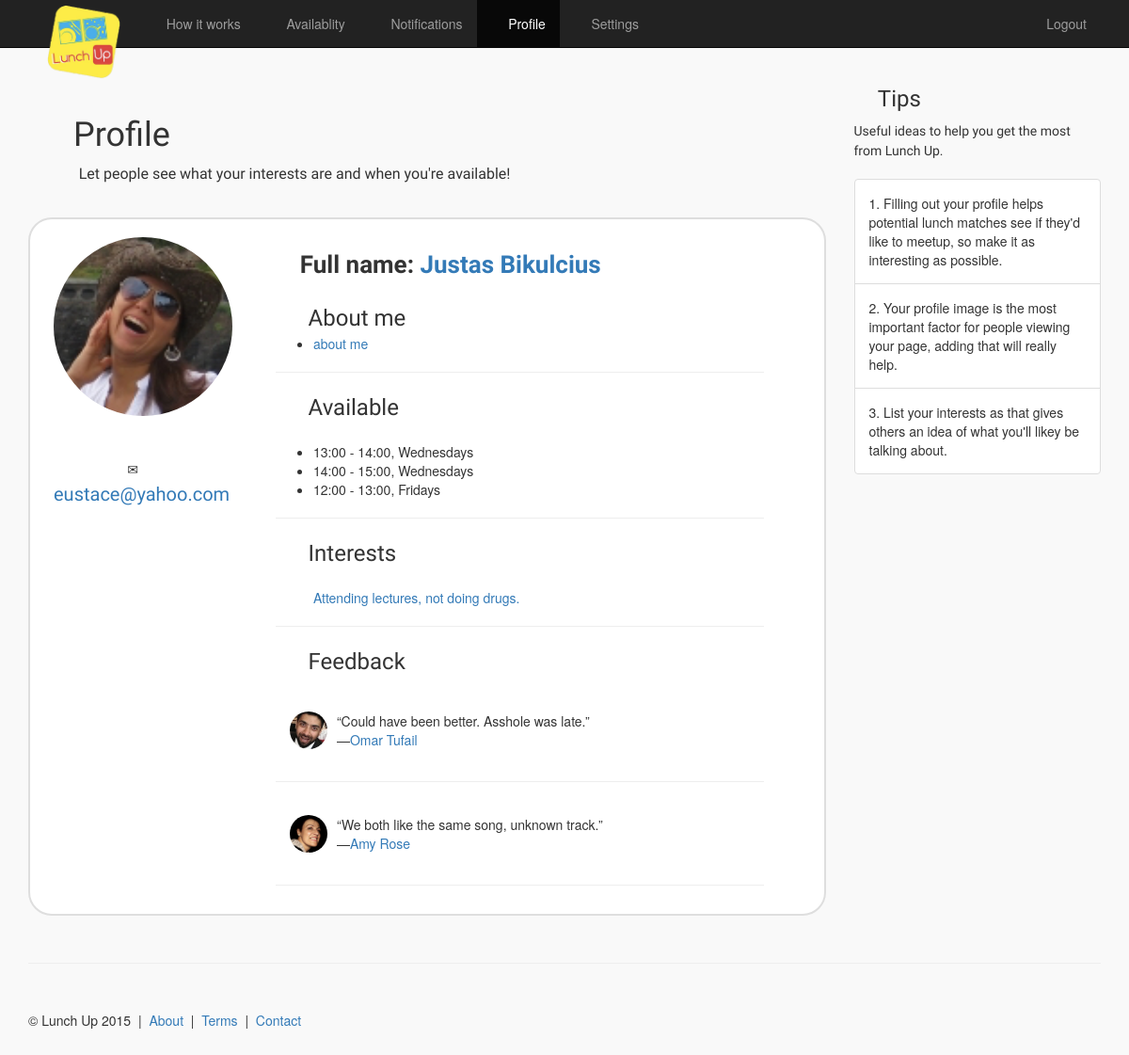
Page /profile/ (signed in) on the committed database.
### main/models.py (models this page shows)
class UserProfile(models.Model):
    user = models.OneToOneField(User)
    fullName = models.CharField(max_length=64)
    publicEmail = models.EmailField()
    availability = models.ManyToManyField(TimeInterval)
    interests = models.CharField(max_length=250)
    university = models.ForeignKey(University, blank=True, null=True)
    about = models.TextField(max_length=6000)
    picture = models.ImageField(upload_to='profile_images', blank=True)

class Feedback(models.Model):
    content = models.CharField(max_length=6000)
    recipient = models.ForeignKey(UserProfile, related_name='feedback_recipient')
    author = models.ForeignKey(UserProfile, related_name='feedback_author')
    class Meta:
        verbose_name_plural = "feedback"

### main/views.py (the view, shortened to what this page needs)
# urls.py: url(r'^profile/$', views.profile, name='myprofile'),
@login_required
def profile(request, user_id=None):
    if user_id is not None:
        context_dict = {'user': User.objects.get(id=user_id)}
    else:
        context_dict = {'user': User.objects.get(id=request.user.id)}
    try:
        context_dict['profile'] = UserProfile.objects.get(user=context_dict['user'])
        context_dict['feedback'] = Feedback.objects.filter(recipient=context_dict['profile']).all()
    except:
        context_dict['profile'] = None
    if user_id is None or user_id == request.user.id:
        context_dict['myprofile'] = True
    else:
        context_dict['myprofile'] = None
    return render(request, 'registration/profile.html', context_dict)

### templates/registration/profile.html (shortened to what this page needs)
{% extends "base.html" %}
{% load staticfiles %}
{% block body_block %}
    <div class="row row-offcanvas row-offcanvas-right">
        <div class="col-xs-12 col-sm-9">
            <div class="jumbotron_two">
                <h1><span class="glyphicon glyphicon-user" aria-hidden="true"></span> <span
                        class="font_styled">Profile</span></h1>
                <p style="font-size:16px;" class="font_styled">&nbsp;&nbsp;&nbsp;&nbsp;&nbsp;&nbsp;&nbsp;&nbsp;&nbsp;&nbsp;&nbsp;Let people see what your interests are and when you're available!</p>
            </div>
            <div class="row" style="padding:15px;">
                <div class="col-md-12"
                     style="border: 2px solid; border-radius: 25px; border-color: #dedede; margin-bottom:15px; padding:10px; background-color:#ffffff;">
                    <div class="col-md-3 text-center" style="margin:9px 30px 0 0;" style="background-color:#0000ff;">
                        {% if myprofile != None %}
                            <a href="{% url 'upload_picture' %}">
                        {% endif %}
                        {% if profile.picture %}
                            <img src="{{ profile.picture.url }}" width="190" class="img-circle">
                        {% else %}
                            <img src="{% static 'images/profile.jpg' %}" width="190" class="img-circle">
                        {% endif %}
                        {% if myprofile != None %}
                            </a>
                        {% endif %}
                        <br/><br/><br/>
                        <span class="glyphicon glyphicon-envelope" aria-hidden="true"></span>&nbsp;&nbsp;<span
                            style="font-size:20px;" class="font_styled">
                        {% if myprofile != None %}
                        <a href="#" id="publicEmail" data-type="text"
                                                                           data-pk="{{ profile.id }}"
                                                                           data-url="/edit_profile/"
                                                                           data-title="Enter your public email">{{ profile.publicEmail }}</a></span>
                    {% else %}
                        <a href="mailto:{{ profile.publicEmail }}">Email me!</a>
                    {% endif %}
                    </div>
                    <div class="col-md-8">
                        <br/>
                        {% if myprofile != None %}
                            <span style="font-size:26px; font-weight:bold;" class="font_styled">&nbsp;&nbsp;&nbsp;&nbsp;Full name: <a
                                    href="#" id="fullName" data-type="text" data-pk="{{ profile.id }}"
                                    data-url="/edit_profile/"
                                    data-title="Enter your full name">{{ profile.fullName }}</a></span>
                        {% else %}
                            <span style="font-size:26px; font-weight:bold;"
                                  class="font_styled">&nbsp;&nbsp;&nbsp;&nbsp;{{ profile.fullName }}</span>
                        {% endif %}
                        <br/><br/>
                        <span class="glyphicon glyphicon-edit" aria-hidden="true"></span><span style="font-size:24px;"
                                                                                               class="font_styled">&nbsp;&nbsp;&nbsp;&nbsp;About me</span>
                        <ul>
                            <li>
                                {% if myprofile != None %}
                                    <a href="#" id="about" data-type="textarea" data-pk="{{ profile.id }}"
                                       data-url="/edit_profile/"
                                       data-title="Tell us something about yourself">{{ profile.about }}</a>
                                {% else %}
                                    {{ profile.about }}
                                {% endif %}
                            </li>
                        </ul>
                        <hr/>
                        <span class="glyphicon glyphicon-time" aria-hidden="true"></span><span style="font-size:24px;"
                                                                                               class="font_styled">&nbsp;&nbsp;&nbsp;&nbsp;Available</span>
                        <br/><br/>
                        <ul>
                            <li>13:00 - 14:00, Wednesdays</li>
                            <li>14:00 - 15:00, Wednesdays</li>
                            <li>12:00 - 13:00, Fridays</li>
                        </ul>
                        <hr/>
                        <span class="glyphicon glyphicon-list" aria-hidden="true"></span><span style="font-size:24px;"
                                                                                               class="font_styled">&nbsp;&nbsp;&nbsp;&nbsp;Interests</span>
                        <br/><br/>
                        <ul>
                                {% if myprofile != None %}
                                    <a href="#" id="interests" data-type="textarea" data-pk="{{ profile.id }}"
                                       data-url="/edit_profile/"
                                       data-title="List your interests">{{ profile.interests }}</a>
                                {% else %}
                                    {{ profile.interests }}
                                {% endif %}
                        </ul>
                        <hr/>
                        <span class="glyphicon glyphicon-comment" aria-hidden="true"></span><span
                            style="font-size:24px;" class="font_styled">&nbsp;&nbsp;&nbsp;&nbsp;Feedback</span>
                        <br/><br/>
                        {% if feedback %}
                            {% for entry in feedback %}
                            <span href="#" class="list-group-item" style="padding:15px; border:0px;">
                                {% if entry.author.picture %}
                                <img src="{{ entry.author.picture.url }}" width="40" class="img-circle" style="float:left; margin-right:10px;"/>
                                {% else %}
                                <img src="{% static 'images/profile.jpg' %}" width="40" class="img-circle" style="float:left; margin-right:10px;"/>
                                {% endif %}
                                &ldquo;{{ entry.content }}&rdquo;<br/>&mdash;<a
                                href="/profile/{{ entry.author.user.id }}">{{ entry.author.fullName }}</a></span>
                            <hr/>
                            {% endfor %}
                        {% else %}
                            <h3>No feedback yet.</h3>
                        {% endif %}
                    </div>
                </div>
            </div>
        </div>
        <div class="col-xs-6 col-sm-3 sidebar-offcanvas" id="sidebar">
            <h3><span class="glyphicon glyphicon-check" aria-hidden="true"></span> <span class="font_styled">Tips</span>
            </h3><span class="font_styled">Useful ideas to help you get the most from Lunch Up.</span><br/><br/>
            <div class="list-group">
                <span href="#" class="list-group-item" style="padding:15px;">1. Filling out your profile helps potential lunch matches see if they'd like to meetup, so make it as interesting as possible.</span>
                <span href="#" class="list-group-item" style="padding:15px;">2. Your profile image is the most important factor for people viewing your page, adding that will really help.</span>
                <span href="#" class="list-group-item" style="padding:15px;">3. List your interests as that gives others an idea of what you'll likey be talking about.</span>
            </div>
        </div>
    </div>
    <hr>
{% endblock %}

### static/_css/custom.css (style rules this page uses)
body { background-color: #f9f9f9; }
.jumbotron_two { margin-top:20px; padding:10px; }
.font_styled { font-family: 'Ubuntu'; }

### rows in the picture
UserProfile: picture (picture), publicEmail "eustace@yahoo.com", fullName "Justas Bikulcius", about "about me", interests "Attending lectures, not doing drugs."
Feedback: author.picture (picture), content "Could have been better. Asshole was late.", author.fullName "Omar Tufail"
Feedback: author.picture (picture), content "We both like the same song, unknown track.", author.fullName "Amy Rose"
